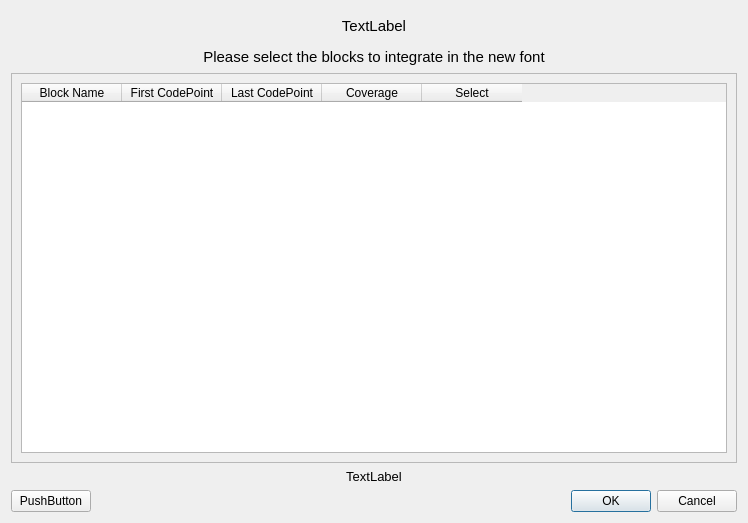
<?xml version="1.0" encoding="UTF-8"?>
<ui version="4.0">
 <class>BlocksDialog</class>
 <widget class="QDialog" name="BlocksDialog">
  <property name="geometry">
   <rect>
    <x>0</x>
    <y>0</y>
    <width>748</width>
    <height>523</height>
   </rect>
  </property>
  <property name="windowTitle">
   <string>Dialog</string>
  </property>
  <layout class="QVBoxLayout" name="verticalLayout">
   <item>
    <widget class="QLabel" name="label_2">
     <property name="minimumSize">
      <size>
       <width>0</width>
       <height>30</height>
      </size>
     </property>
     <property name="font">
      <font>
       <pointsize>11</pointsize>
      </font>
     </property>
     <property name="text">
      <string>TextLabel</string>
     </property>
     <property name="alignment">
      <set>Qt::AlignCenter</set>
     </property>
    </widget>
   </item>
   <item>
    <widget class="QLabel" name="titleLabel">
     <property name="minimumSize">
      <size>
       <width>0</width>
       <height>20</height>
      </size>
     </property>
     <property name="font">
      <font>
       <pointsize>11</pointsize>
      </font>
     </property>
     <property name="text">
      <string>Please select the blocks to integrate in the new font</string>
     </property>
     <property name="alignment">
      <set>Qt::AlignCenter</set>
     </property>
    </widget>
   </item>
   <item>
    <widget class="QFrame" name="frame">
     <property name="frameShape">
      <enum>QFrame::StyledPanel</enum>
     </property>
     <property name="frameShadow">
      <enum>QFrame::Raised</enum>
     </property>
     <layout class="QHBoxLayout" name="horizontalLayout">
      <item>
       <widget class="QTableWidget" name="blocksTable">
        <property name="columnCount">
         <number>5</number>
        </property>
        <column>
         <property name="text">
          <string>Block Name</string>
         </property>
        </column>
        <column>
         <property name="text">
          <string>First CodePoint</string>
         </property>
        </column>
        <column>
         <property name="text">
          <string>Last CodePoint</string>
         </property>
        </column>
        <column>
         <property name="text">
          <string>Coverage</string>
         </property>
        </column>
        <column>
         <property name="text">
          <string>Select</string>
         </property>
        </column>
       </widget>
      </item>
     </layout>
    </widget>
   </item>
   <item>
    <widget class="QLabel" name="qtyLabel">
     <property name="font">
      <font>
       <pointsize>10</pointsize>
      </font>
     </property>
     <property name="text">
      <string>TextLabel</string>
     </property>
     <property name="alignment">
      <set>Qt::AlignCenter</set>
     </property>
    </widget>
   </item>
   <item>
    <layout class="QHBoxLayout" name="horizontalLayout_2">
     <item>
      <widget class="QPushButton" name="pushButton">
       <property name="text">
        <string>PushButton</string>
       </property>
      </widget>
     </item>
     <item>
      <spacer name="horizontalSpacer">
       <property name="orientation">
        <enum>Qt::Horizontal</enum>
       </property>
       <property name="sizeHint" stdset="0">
        <size>
         <width>40</width>
         <height>20</height>
        </size>
       </property>
      </spacer>
     </item>
     <item>
      <widget class="QDialogButtonBox" name="buttonBox">
       <property name="standardButtons">
        <set>QDialogButtonBox::Cancel|QDialogButtonBox::Ok</set>
       </property>
      </widget>
     </item>
    </layout>
   </item>
  </layout>
 </widget>
 <resources/>
 <connections/>
</ui>
